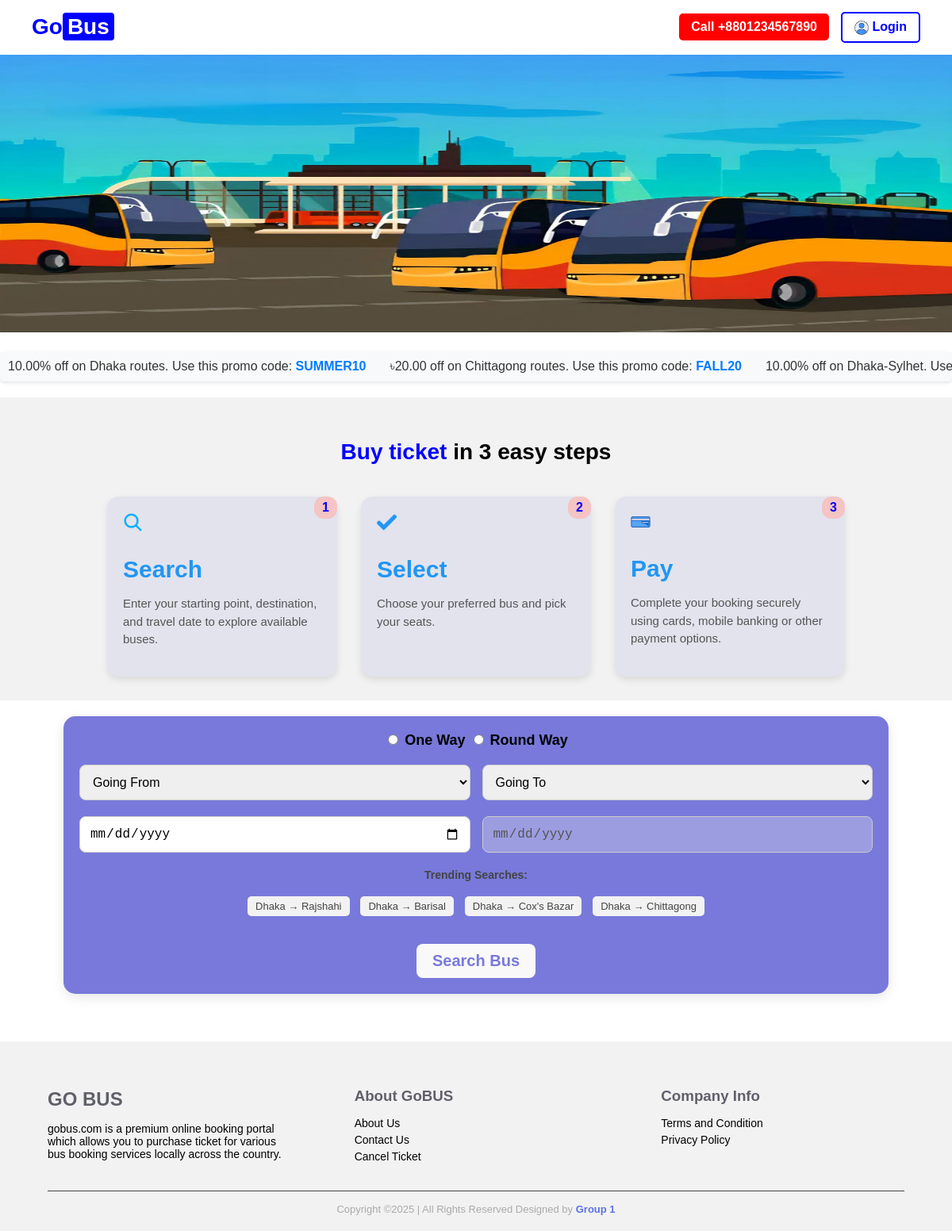
The page / on the database its author committed.
### tables this page shows
CREATE TABLE `promotions` (
  `id` int(11) NOT NULL,
  `promo_code` varchar(20) NOT NULL,
  `discount_type` enum('Percentage','Fixed Amount') NOT NULL,
  `discount_value` decimal(10,2) NOT NULL,
  `route` varchar(100) NOT NULL
);

### index.php (the view, shortened to what this page needs)
<?php
$is_logged_in = isset($_SESSION['user_id']) && isset($_SESSION['username']);
$username = $is_logged_in ? htmlspecialchars($_SESSION['username']) : '';
$errors = [];
$form_data = [
    'from' => $_POST['from'] ?? '',
    'to' => $_POST['to'] ?? '',
    'journey_date' => $_POST['journey_date'] ?? '',
    'return_date' => $_POST['return_date'] ?? '',
    'travel_type' => $_POST['travel_type'] ?? ''
];
$promotions = [];
$servername = "localhost";
$db_username = "root";
$db_password = "";
$dbname = "gobus";
try {
    $conn = new mysqli($servername, $db_username, $db_password, $dbname);
    if ($conn->connect_error) {
        $errors['db'] = "Database connection failed: " . $conn->connect_error;
    } else {
        $sql = "SELECT promo_code, discount_type, discount_value, route FROM promotions";
        $result = $conn->query($sql);
        if ($result->num_rows > 0) {
            while ($row = $result->fetch_assoc()) {
                $promotions[] = $row;
            }
        }
    }
} catch (mysqli_sql_exception $e) {
    $errors['db'] = "Database error: " . $e->getMessage();
}
?>
<!DOCTYPE html>
<html lang="en">
<head>
    <link rel="stylesheet" type="text/css" href="css/style.css">
</head>
<body>
    <header>
        <div class="logo">Go<span id="logo">Bus</span></div>
        <div class="header-right">
            <a href="tel:+8801234567890" class="call-btn">Call +8801234567890</a>
            <?php if ($is_logged_in): ?>
                <a href="#" class="logout-btn" onclick="return confirm('Do you want to log out?') ? window.location.href='./screens/logout.php' : false;">
                    <img src="picture/user_logo.png" alt="User Icon" style="width: 18px; height: 18px; vertical-align: middle;"> <?php echo $username; ?>
                </a>
                <a href="./screens/userDashboard.php" class="dashboard-btn">Dashboard</a>
            <?php else: ?>
                <a href="./screens/login.php" class="login-btn"><img src="picture/user_logo.png" alt="User Icon" style="width: 18px; height: 18px; vertical-align: middle;"> Login</a>
            <?php endif; ?>
        </div>
    </header>
    <img class="backgroundImage" src="picture/indexBackground.jpg" alt="Background Image">
    <div class="promotions-banner">
        <?php if (empty($promotions)): ?>
            <p class="no-promotions">No promotions available at this time.</p>
        <?php else: ?>
            <div class="scroll-container">
                <?php foreach ($promotions as $promo): ?>
                    <div class="promotion-item">
                        <?php echo htmlspecialchars($promo['discount_type'] === 'Percentage' ? $promo['discount_value'] . '% off' : '৳' . $promo['discount_value'] . ' off'); ?>
                        on <?php echo htmlspecialchars($promo['route']); ?>. Use this promo code:
                        <span><?php echo htmlspecialchars($promo['promo_code']); ?></span>
                    </div>
                <?php endforeach; ?>
            </div>
        <?php endif; ?>
    </div>
    <div class="steps">
        <h2><span class="highlight">Buy ticket</span> in 3 easy steps</h2>
        <div class="stepContainer">
            <div class="step">
                <div class="icon"><img src="picture/search_logo.png" alt="Search Icon" style="width: 25px; height: 25px; vertical-align: middle;"></div>
                <h3>Search</h3>
                <p>Enter your starting point, destination, and travel date to explore available buses.</p>
                <div class="stepNumber">1</div>
            </div>
            <div class="step">
                <div class="icon"><img src="picture/check.png" alt="Check Icon" style="width: 25px; height: 25px; vertical-align: middle;"></div>
                <h3>Select</h3>
                <p>Choose your preferred bus and pick your seats.</p>
                <div class="stepNumber">2</div>
            </div>
            <div class="step">
                <div class="icon"><img src="picture/card.png" alt="Card Icon" style="width: 25px; height: 24px; vertical-align: middle;"></div>
                <h3>Pay</h3>
                <p>Complete your booking securely using cards, mobile banking or other payment options.</p>
                <div class="stepNumber">3</div>
            </div>
        </div>
    </div>
    <div class="search-box">
        <form action="<?php echo htmlspecialchars($_SERVER['PHP_SELF']); ?>" method="POST">
            <div class="select-type">
                <label>
                    <input type="radio" name="travel_type" value="One Way" <?php echo $form_data['travel_type'] === 'One Way' ? 'checked' : ''; ?>> One Way
                </label>
                <label>
                    <input type="radio" name="travel_type" value="Round Way" <?php echo $form_data['travel_type'] === 'Round Way' ? 'checked' : ''; ?>> Round Way
                </label>
            </div>
            <div class="form-row">
                <div class="input-group">
                    <select name="from" class="form-input">
                        <option value="">Going From</option>
                    </select>
                </div>
                <div class="input-group">
                    <select name="to" class="form-input">
                        <option value="">Going To</option>
                    </select>
                </div>
            </div>
            <div class="form-row">
                <div class="input-group">
                    <input type="date" name="journey_date" placeholder="Journey Date" value="<?php echo htmlspecialchars($form_data['journey_date']); ?>" min="<?php echo date('Y-m-d'); ?>">
                </div>
                <div class="input-group">
                    <input type="date" name="return_date" placeholder="Return Date" value="<?php echo htmlspecialchars($form_data['return_date']); ?>" <?php echo $form_data['travel_type'] === 'Round Way' ? 'required' : 'disabled'; ?> <?php echo $form_data['travel_type'] === 'Round Way' && $form_data['journey_date'] ? 'min="' . htmlspecialchars($form_data['journey_date']) . '"' : ''; ?>>
                </div>
            </div>
            <div class="trending">
                <p><b>Trending Searches:</b></p>
                <span>Dhaka → Rajshahi</span>
                <span>Dhaka → Barisal</span>
                <span>Dhaka → Cox's Bazar</span>
                <span>Dhaka → Chittagong</span>
            </div>
            <button type="submit" class="search-btn">Search Bus</button>
        </form>
    </div>
    <footer>
        <div class="footerContainer">
            <div class="footerSection">
                <h2>GO BUS</h2>
                <p>
                    gobus.com is a premium online booking portal which allows you to purchase ticket
                    for various bus booking services locally across the country.
                </p>
            </div>
            <div class="footerSection">
                <h3>About GoBUS</h3>
                <a href="./screens/aboutUs.php">About Us</a>
                <a href="./screens/contact.php">Contact Us</a>
                <a href="./screens/cancelTicket.php">Cancel Ticket</a>
            </div>
            <div class="footerSection">
                <h3>Company Info</h3>
                <a href="./screens/terms.php">Terms and Condition</a>
                <a href="./screens/privacy.php">Privacy Policy</a>
            </div>
        </div>
        <div class="footerBottom">
            Copyright &copy;2025 | All Rights Reserved Designed by <span class="designer">Group 1</span>
        </div>
    </footer>
</body>
</html>

### css/style.css (style rules this page uses)
body { margin: 0; font-family: Arial, sans-serif; }
header { display: flex; justify-content: space-between; align-items: center; padding: 15px 40px; background: rgba(255, 255, 255, 0.9); }
.logo { font-size: 28px; font-weight: bold; color: blue; }
#logo { color:white; background:blue; padding:2px 6px; border-radius:4px; }
.header-right { display: flex; gap: 15px; align-items: center; }
.call-btn { background: red; color: white; padding: 8px 15px; border-radius: 5px; font-weight: bold; text-decoration: none; }
.login-btn, .logout-btn { border: 2px solid blue; color: blue; padding: 8px 15px; border-radius: 5px; text-decoration: none; font-weight: bold; }
.backgroundImage { height: 350px; width: 100%; }
a { text-decoration: none; }
.steps { text-align: center; padding: 30px 10px; background: #f2f2f2; }
.steps h2 { font-size: 28px; margin-bottom: 40px; }
.steps .highlight { color: blue; font-weight: bold; }
.stepContainer { display: flex; justify-content: center; gap: 30px; flex-wrap: wrap; }
.step { background: #e2e3ed; border-radius: 15px; box-shadow: 0 4px 10px rgba(0,0,0,0.1); padding: 20px; width: 250px; position: relative; text-align: left; transition: 0.3s; }
.step h3 { font-size: 30px; margin-bottom: 10px; color: rgb(33, 150, 243); }
.step p { color: #555; font-size:15px; line-height: 1.5; }
.stepNumber { position: absolute; top:0; right: 0; background: #f5c4c4; color: blue; font-weight: bold; padding: 5px 10px; border-radius: 12px; }
.search-box { max-width: 1000px; margin: 20px auto; background: rgb(120, 121, 218); padding: 20px; border-radius: 15px; text-align: center; box-shadow: 0px 4px 15px rgba(0,0,0,0.1); }
.select-type { font-size: 18px; font-weight: bold; margin-bottom:20px; }
.form-input { padding: 12px; border: 1px solid #ccc; border-radius: 8px; font-size: 16px; }
.form-row { display: flex; gap: 15px; margin-bottom: 20px; }
.input-group { display: flex; flex-direction: column; flex: 1; }
.form-row input { padding: 12px; border: 1px solid #ccc; border-radius: 8px; font-size: 16px; }
.search-btn { background: rgb(249, 249, 249); color: rgb(120, 121, 218); font-weight: bold; border: none; padding: 10px 20px; font-size: 20px; border-radius: 8px; margin-top: 30px; cursor: pointer; }
.trending { margin-top: 15px; font-size: 14px; color: #444; }
.trending span { display: inline-block; margin: 5px; background: #f2f2f2; padding: 5px 10px; border-radius: 5px; font-size: 13px; }
footer { background: #f2f2f2; color: #27272b; padding: 40px 60px 20px; margin-top: 60px; }
.footerContainer { display: grid; grid-template-columns: repeat(auto-fit, minmax(220px, 1fr)); gap: 80px; }
.footerSection h2, h3 { color:#60606b; margin-bottom: 15px; }
.footerSection p, .footerSection a { font-size: 14px; color: #000; text-decoration: none; display: block; margin: 5px 0; }
.footerBottom { text-align: center; border-top: 1px solid #444; margin-top: 30px; padding-top: 15px; font-size: 13px; color: #aaa; }
.designer { font-weight:bold; color: rgb(92, 115, 225); }

### index.php (style rules this page uses)
.promotions-banner { margin: 20px auto; max-width: 1650px; background-color: #f8f9fa; padding: 10px; border-radius: 5px; box-shadow: 0 2px 4px rgba(0, 0, 0, 0.1); overflow: hidden; white-space: nowrap; font-size: 16px; }
.promotions-banner .scroll-container { display: flex; animation: scroll 20s linear infinite; }
.promotions-banner .promotion-item { flex: 0 0 auto; margin-right: 30px; color: #333; }
.promotions-banner .promotion-item span { color: #007bff; font-weight: bold; }

### rows shown on the page
promotions: discount_type+discount_value "10.00% off", route "Dhaka routes", promo_code "SUMMER10"
promotions: discount_type+discount_value "৳20.00 off", route "Chittagong routes", promo_code "FALL20"
promotions: discount_type+discount_value "10.00% off", route "Dhaka-Sylhet"
